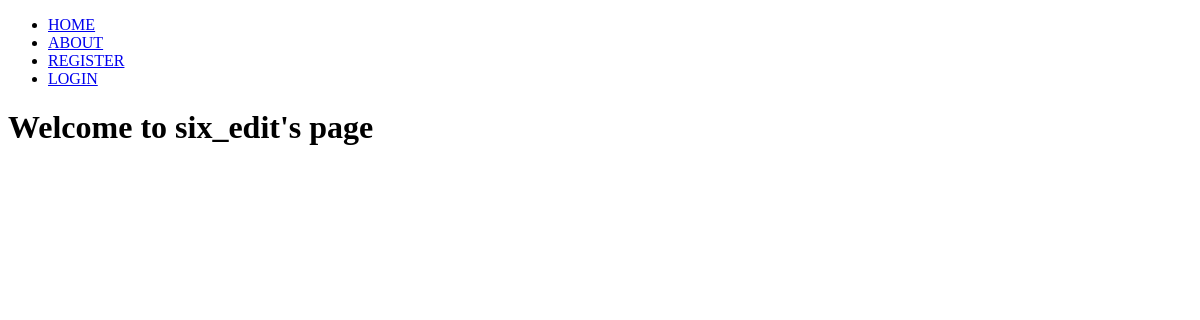
Page /six_edit on the earlier database version.
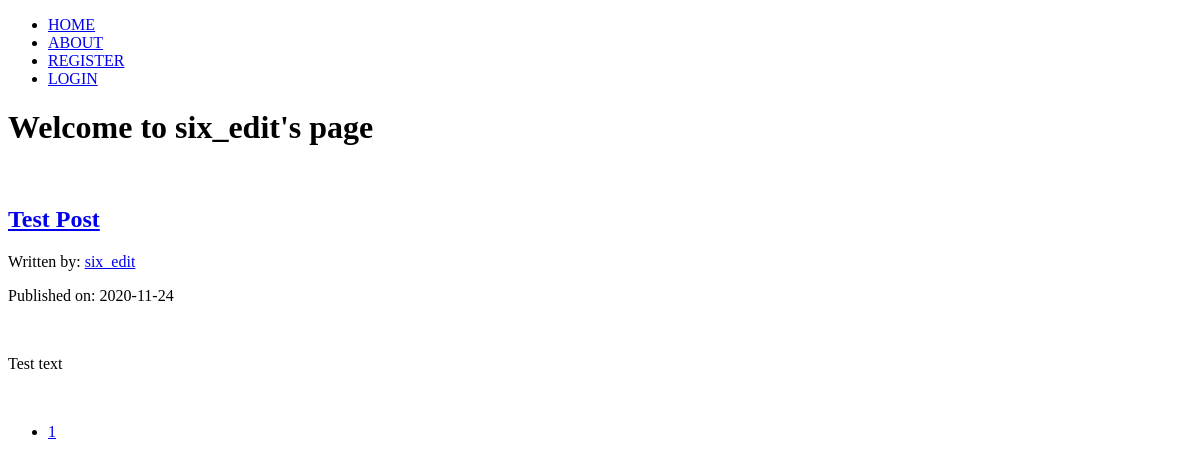
Same page on the later database version.
### cumulus/models.py (models this page shows, shortened)
class Posting(db.Model):
    users = db.relationship(User)
    id = db.Column(db.Integer,primary_key=True)
    user_id = db.Column(db.Integer,db.ForeignKey('users.id'),nullable=False)
    date = db.Column(db.DateTime, nullable=False,default=datetime.utcnow)
    title = db.Column(db.String(140),nullable=False)
    text = db.Column(db.Text,nullable=False)

class User(db.Model,UserMixin):
    __tablename__ = 'users'
    id = db.Column(db.Integer,primary_key=True)
    profile_image = db.Column(db.String(64),nullable=False,default='default_profile.png')
    email = db.Column(db.String(64),unique=True,index=True)
    username = db.Column(db.String(64),unique=True,index=True)
    password_hash = db.Column(db.String(128))
    postings = db.relationship('Posting',backref='author',lazy=True)

### cumulus/users/views.py (the view)
@users.route('/<username>')
def user_postings(username):
    page = request.args.get('page',1,type=int)
    user = User.query.filter_by(username=username).first_or_404()
    postings = Posting.query.filter_by(author=user).order_by(Posting.date.desc()).paginate(page=page,per_page=5)
    return render_template('user_postings.html',postings=postings,user=user)

### cumulus/templates/user_postings.html (shortened to what this page needs)
{% extends 'base.html' %}
{% block content %}
    <div class="container">
        <h1>Welcome to {{user.username}}'s page</h1>
        {% for post in postings.items %}
            <h2><a href="{{url_for('postings.posting',posting_id=post.id)}}">{{post.title}}</a></h2>
            Written by: <a href="{{url_for('users.user_postings',username=post.author.username)}}">{{post.author.username}}</a>
            <p>Published on: {{post.date.strftime("%Y-%m-%d")}}</p>
            <br>
            <p>{{post.text}}</p>
            <br>
    </div>
    <nav>
        <ul>
            {% for page_num in postings.iter_pages(left_edge=1,right_edge=1,left_current=1,right_current=2) %}
                {% if postings.page == page_num %}
                <li class="page-item disabled">
                    <a href="{{url_for('users.user_postings',username=user.username,page=page_num)}}">{{page_num}}</a>
                </li>
                {% else %}
                <li class="page-item">
                    <a href="{{url_for('users.user_postings',username=user.username,page=page_num)}}">{{page_num}}</a>
                </li>
                {% endif %}
            {% endfor %}
        </ul>
    </nav>
{% endblock content %}

Differences in the rows shown:
added Posting: title "Test Post", author.username "six_edit", date "2020-11-24", text "Test text"
Other differences:
new list line: "1"
